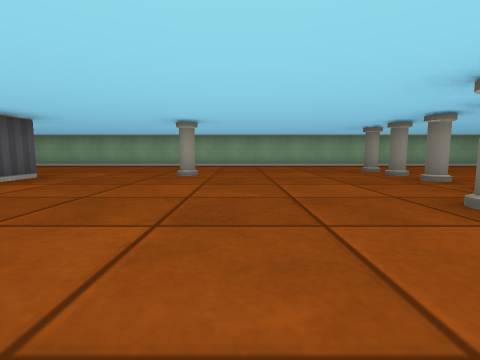
view 1 (above)

12 first-person views from a walk through a cub3D ray-caster map. The camera is about half as high as the walls, tilts 6° down and sees 85° across. The floor is counted in squares. Each view is taken from the middle of a square. On the plan, view 1 faces up. The plan holds only what a view shows up to about 9 squares ahead; the rest is blank.

view 2
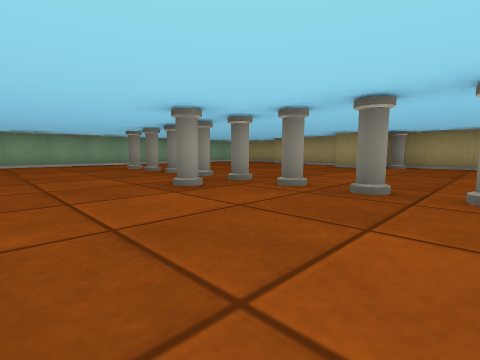

view 3
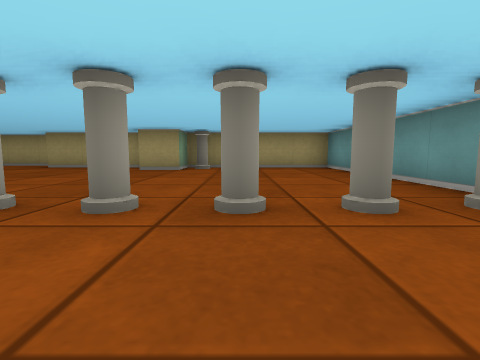

view 4
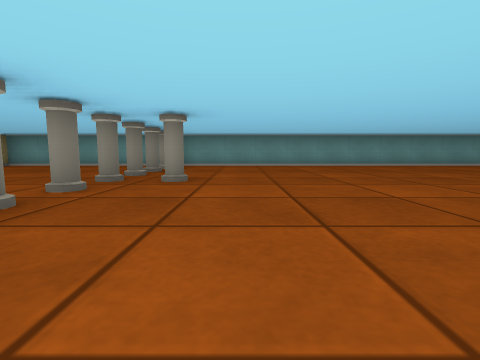

view 5
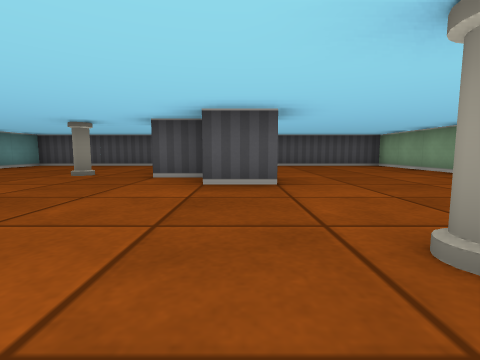

view 6
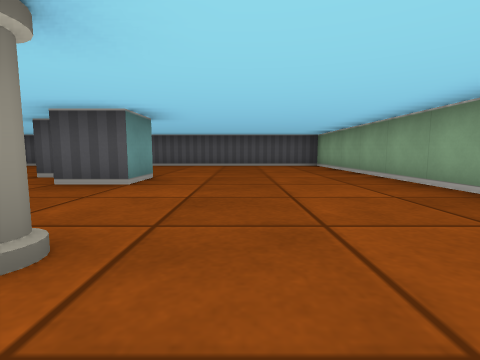

view 7
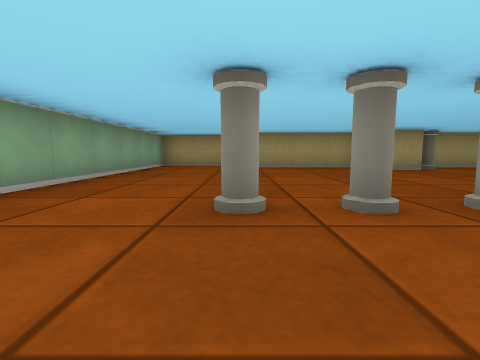

view 8
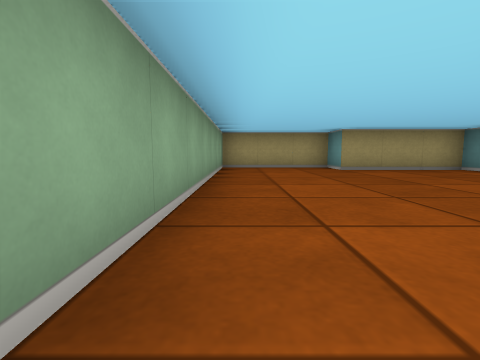

view 9
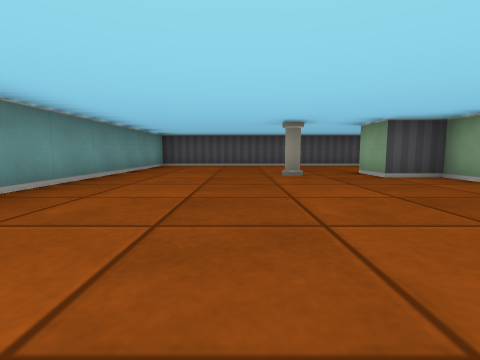

view 10
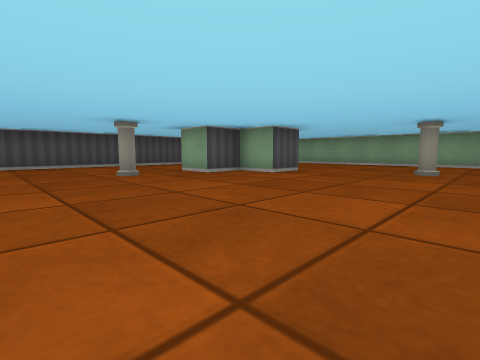

view 11
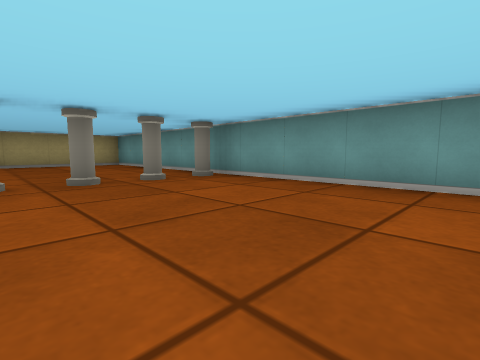

view 12
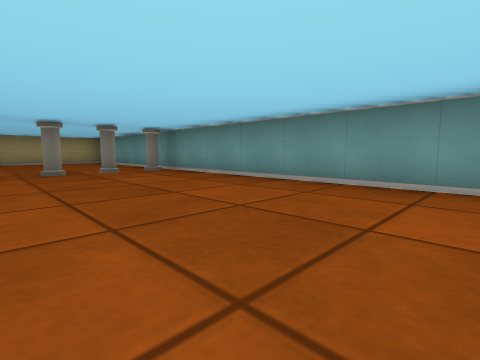

### Floor plan
Points are (right, up) in squares from view 1. A wall is a line through its corners. A room is listed if a view was taken in it or the views show most of it. See-through windows are left out.
Room 1 (views 1, 2, 3, 4, 5, 6, 7, 8, 9, 10, 11, 12)
walls: (-4.5, 4.5) (-3.5, 4.5) (-3.5, 3.5) (-4.5, 3.5) (-4.5, 2.5) (-5.5, 2.5); (8, 2.5) (8.5, 2.5) (8.5, 5.5) (9.5, 5.5) (9.5, 8.5) (-8.5, 8.5) (-8.5, -2.5) (8.5, -2.5) (8.5, 1.5) (7.5, 1.5) (7.5, 2.5)
objects: pillar (-5, 1); pillar (-1, 5); pillar (2, 2); pillar (3, -2); pillar (3, -1); pillar (3, 0); pillar (3, 1); pillar (3, 2); pillar (3, 3); pillar (3, 4); pillar (3, 5); pillar (3, 6); pillar (8, 1)

Where each view was taken, in squares from view 1:
view 1: 0 up, 0 right, facing up
view 2: 1 down, 0 right, facing up-right
view 3: 0 up, 1 right, facing right
view 4: 6 up, 1 right, facing down
view 5: 4 up, 0 right, facing left
view 6: 6 up, 0 right, facing left
view 7: 6 up, 1 right, facing right
view 8: 8 up, 2 right, facing right
view 9: 0 up, 0 right, facing left
view 10: 1 down, 0 right, facing up-left
view 11: 1 up, 1 left, facing down-right
view 12: 1 up, 3 left, facing down-right
